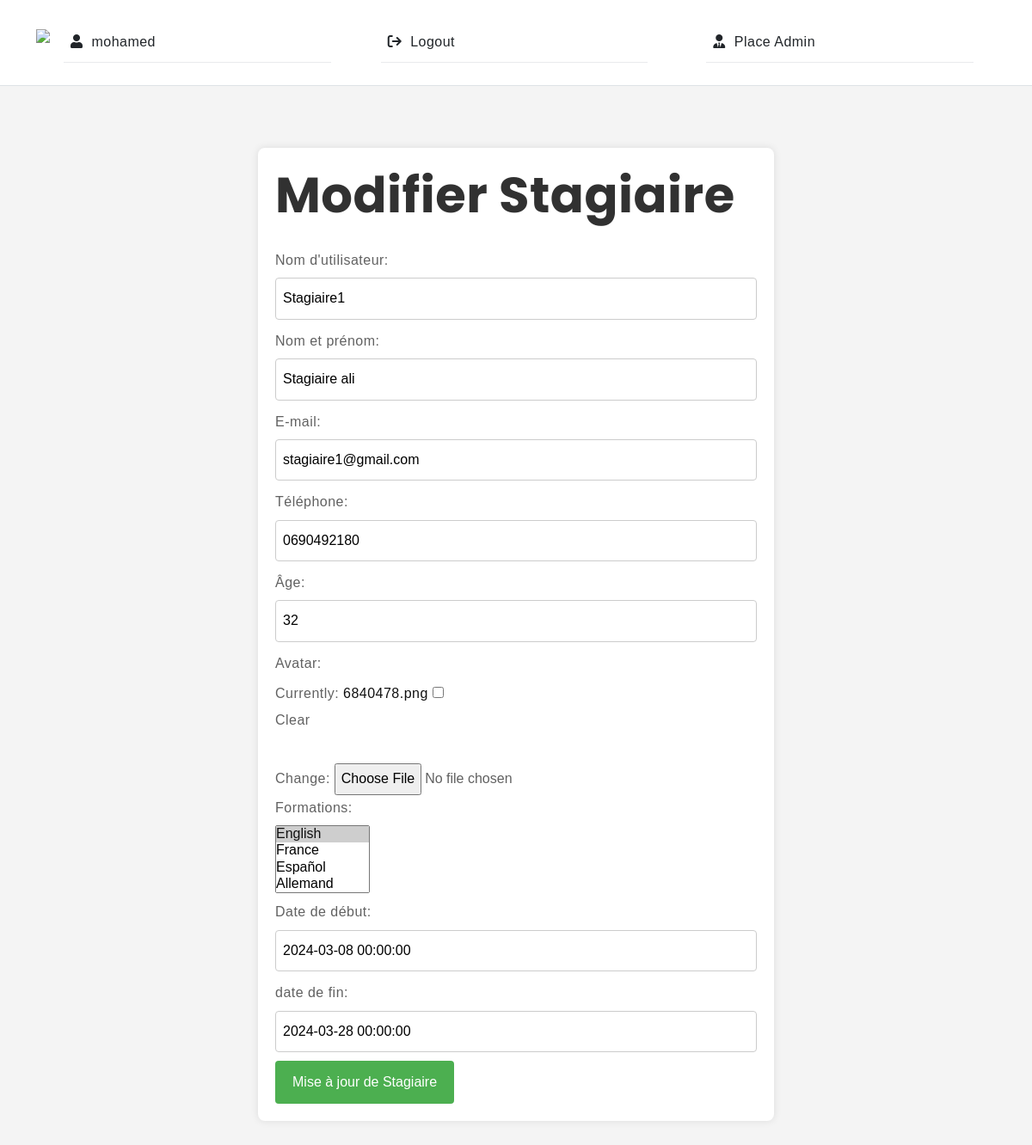
/update_stagiaire/stagiaire1/ (signed in), run on an earlier commit of the app's database.
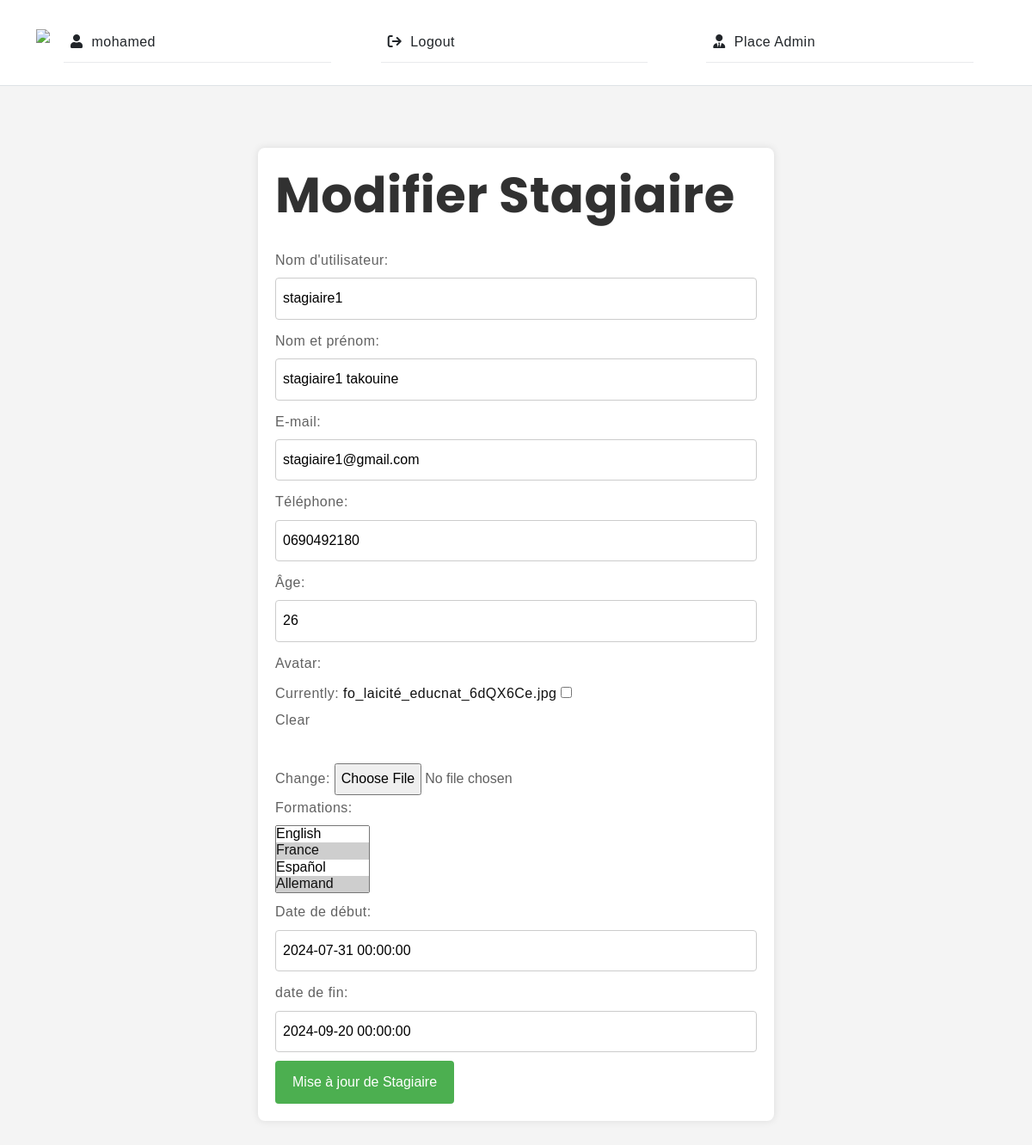
And on a later commit of the database.
### takouine/models.py (models this page shows, shortened)
class Stagiaire(models.Model):
    user = models.OneToOneField(User, null=True, on_delete=models.CASCADE)
    name = models.CharField(max_length=100, null=True, blank=True)
    email = models.EmailField(max_length=100, null=True, blank=True)
    phone = models.CharField(max_length=100, null=True, blank=True)
    age = models.CharField(max_length=100, null=True, blank=True)
    avatar = models.ImageField(null=True, blank=True)
    formations = models.ManyToManyField(Formation, blank=True)
    date_debut = models.DateTimeField(null=True, blank=True)
    date_fin = models.DateTimeField(null=True, blank=True)
    date_created = models.DateTimeField(auto_now_add=True, null=True, blank=True)
    stagiaireCode = models.CharField(max_length=100, null=True, blank=True, default=generate_stagiaire_code)
    slugStagiaire = models.SlugField(blank=True, null=True)

### takouine/decorators.py (the view)
        def wrapper_func(request , *args,**kwargs):
            group = None
            if request.user.groups.exists():
               group =  request.user.groups.all()[0].name
            if group in allowedGroups:
               return view_func(request , *args,**kwargs)
            else:
                return redirect('/')

### takouine/forms.py
class UserUpdateForm(UserChangeForm):
    class Meta:
        model = User
        fields = ['username','email']

class StagiaireFormUpdate(forms.ModelForm):
    class Meta:
        model = Stagiaire
        fields = ['name', 'phone', 'age', 'avatar', 'formations', 'date_debut', 'date_fin']

### takouine/models.py (called while the page is built)
    def __str__(self):
        return self.name

### takouine/templates/takouine/escpasAdminStagiaire/update_stagiaire.html (shortened to what this page needs)
{% extends "takouine/home.html" %}
{% load static %}
{% block content %}
<br>
<br>
</head>
<body>
    <div class="container">
        <h2>Modifier Stagiaire</h2>
        <form method="POST" enctype="multipart/form-data" class="form">
            <label for="id_username">Nom d'utilisateur:</label>
            {{ user_form.username }}
            <label for="id_name">Nom et prénom:</label>
            {{ stagiaire_form.name }}
            <label for="id_email">E-mail:</label>
            {{ user_form.email }}
            <label for="id_phone">Téléphone:</label>
            {{ stagiaire_form.phone }}
            <label for="id_age">Âge:</label>
            {{ stagiaire_form.age }}
            <label for="id_avatar">Avatar:</label>
            {{ stagiaire_form.avatar }}
            <label for="id_formations">Formations:</label>
            {{ stagiaire_form.formations }}
            <label for="id_date_debut">Date de début:</label>
            {{ stagiaire_form.date_debut }}
            <label for="id_date_fin">date de fin:</label>
            {{ stagiaire_form.date_fin }}
            <button type="submit">Mise à jour de Stagiaire</button>
        </form>
    </div>
</body>
{% endblock  %}

### takouine/templates/takouine/home.html (shortened to what this page needs)
{% load static  %}
<!DOCTYPE html>
<html lang="en">
<head>
    <link href="https://cdn.jsdelivr.net/npm/bootstrap@5.2.3/dist/css/bootstrap.min.css" rel="stylesheet">
    <link rel="stylesheet" href="https://cdnjs.cloudflare.com/ajax/libs/font-awesome/6.2.1/css/all.min.css" />
    <link href="https://cdnjs.cloudflare.com/ajax/libs/font-awesome/5.10.0/css/all.min.css" rel="stylesheet">
    <link href=" {% static '/lib/animate/animate.min.css' %} " rel="stylesheet">
    <link href=" {% static '/lib/owlcarousel/assets/owl.carousel.min.css' %} " rel="stylesheet">
    <link href="{% static '/css/style.css' %}" rel="stylesheet">
    <link rel="stylesheet" href="https://cdn.jsdelivr.net/npm/swiper@10/swiper-bundle.min.css" />
    <link rel="stylesheet" type="text/css" href="https://cdn.jsdelivr.net/npm/bootstrap@5.3.2/dist/css/bootstrap.min.css">
    <link rel="stylesheet" type="text/css" href="{% static 'static\home\css\style.css' %}">
    <link rel="stylesheet" type="text/css" href="{% static '\static\home\css\vendor.css' %}">
</head>
<body>
    {%  include  'takouine/navbar.html' %}
    <br>
    <br>
    {% block content %}{% endblock  %}
</body>
</html>

### takouine/templates/takouine/navbar.html (shortened to what this page needs)
{% load static %}
<body>
<header id="header" class="site-header position-fixed z-2 w-100 border-bottom mb-5">
    <nav id="header-nav" class="navbar navbar-expand-lg py-3" style="background-color: white;">
      <div class="container-lg">
        <a class="navbar-brand pb-4" href="">
          <img src="{% static 'assets/images/logo2-removebg-preview.png' %}" class="logo">
        </a>
        <div class="offcanvas offcanvas-end" tabindex="-1" id="bdNavbar" aria-labelledby="bdNavbarOffcanvasLabel">
          <div class="offcanvas-body">
            <ul class="navbar-nav scrollspy-nav justify-content-end flex-grow-1 gap-lg-5 pe-3">
              {% if user.is_authenticated %}
              <li class="nav-item dropdown">
                <a class="nav-link text-dark active" href="" id="dropdownPages" data-bs-toggle="dropdown" aria-haspopup="true" aria-expanded="false"><i class="fa fa-user" aria-hidden="true"></i>{{request.user}}</a>
              </li>
              <li class="scrollspy-link nav-item">
                <a class="nav-link text-dark" data-target="services" href="{% url 'logout' %}"><i class="fa fa-sign-out" aria-hidden="true"></i>Logout</a>
              </li>
              {% endif %}
              {% if request.user.is_staff%}
              <li class="scrollspy-link nav-item">
                <a class="nav-link text-dark" data-target="" href="{% url 'escpasAdmin' %}"><i class="fa-solid fa-user-tie"></i>Place Admin</a>
              </li>
              {% endif %}
            </ul>
          </div>
        </div>
      </div>
    </nav>
  </header>

### takouine/static/home/css/style.css (style rules this page uses)
body { --heading-font: "Poppins", Georgia, serif; --heading-font-weight: 400; --heading-color: #313131; --heading-line-height: 1.24; --swiper-theme-color: #8C907E; --bs-body-font-family: "Poppins", Georgia, serif; --bs-body-font-size: 16px; --bs-body-font-weight: 400; --bs-body-line-height: 1.9; --bs-body-color: #616161; --bs-body-color-rgb: 1.6, 1.6, 1.6; --bs-body-bg-rgb: 249, 245, 243; --bs-body-bg: #FFF; --bs-primary: #0A74F1; --bs-black: #111; --bs-white: #fff; --bs-light: #f8f8f8; --bs-dark: #313131; --bs-gray: #C5C5C5; --bs-dark-gray: #9D9D9D; --bs-gray-200: #E9EAED; --bs-gray-300: #D7D7D7; --bs-primary-rgb: 10, 116, 241; --bs-black-rgb: 17, 17, 17; --bs-white-rgb: 255, 255, 255; --bs-light-rgb: 249, 250, 252; --bs-dark-rgb: 33, 37, 41; --bs-link-color: #313131; --bs-link-color-rgb: 17, 17, 17; --bs-link-decoration: underline; --bs-link-hover-color: #313131; --bs-link-hover-color-rgb: 178, 133, 110; }
body { letter-spacing: 0.03rem; }
h1, .h1, h2, .h2, h3, .h3, h4, .h4, h5, .h5, h6, .h6 { font-family: var(--heading-font); font-weight: var(--heading-font-weight); color: var(--heading-color); line-height: var(--heading-line-height); }
h1, h2, h3 { margin: 25px 0; }
h2, .h2 { font-size: 3.6rem; }
a { text-decoration: none; }
a { transition: all 0.3s ease-out; }
.site-header { transition: background-color 0.6s ease-out, border 0.6s ease-out; }
@media (max-width: 1200px) { .navbar-nav .nav-link.active, .navbar-nav .nav-link.show, .offcanvas.offcanvas-end a { color: var(--bs-dark); } }
@media (max-width: 1200px) { .navbar-nav .nav-item { border-bottom: 1px solid var(--bs-gray-200); text-align: left; width: 100%; } }
.scrollspy-nav { display: flex; align-items: center; justify-content: flex-end; }
.scrollspy-nav .scrollspy-link { transition: 0.3s ease; margin: 0px 10px; cursor: pointer; }

### takouine/templates/takouine/escpasAdminStagiaire/update_stagiaire.html (style rules this page uses)
body { font-family: Arial, sans-serif; margin: 0; padding: 0; background-color: #f4f4f4; }
.container { max-width: 600px; margin: 50px auto; padding: 20px; background-color: #fff; border-radius: 8px; box-shadow: 0 0 10px rgba(0, 0, 0, 0.1); }
h2 { margin-top: 0; }
form { margin-top: 20px; }
label { display: block; margin-bottom: 5px; }
input[type="text"], input[type="email"] { width: 100%; padding: 8px; margin-bottom: 10px; border: 1px solid #ccc; border-radius: 4px; }
button { padding: 10px 20px; background-color: #4caf50; color: #fff; border: none; border-radius: 4px; cursor: pointer; }

What changed in the data, as far as the page shows it:
removed Stagiaire: name "Stagiaire ali", phone "0690492180", age "32", date_debut "2024-03-08 00:00:00", date_fin "2024-03-28 00:00:00"
added Stagiaire: name "stagiaire1 takouine", phone "0690492180", age "26", date_debut "2024-07-31 00:00:00", date_fin "2024-09-20 00:00:00"
Also different on the page:
form field formations: "English ☑ / France / Español / Allemand" → "English / France ☑ / Español / Allemand ☑"
text no longer shown: "Currently: 6840478.png Clear Change:"
text now shown: "Currently: fo_laicité_educnat_6dQX6Ce.jpg Clear Change:"
